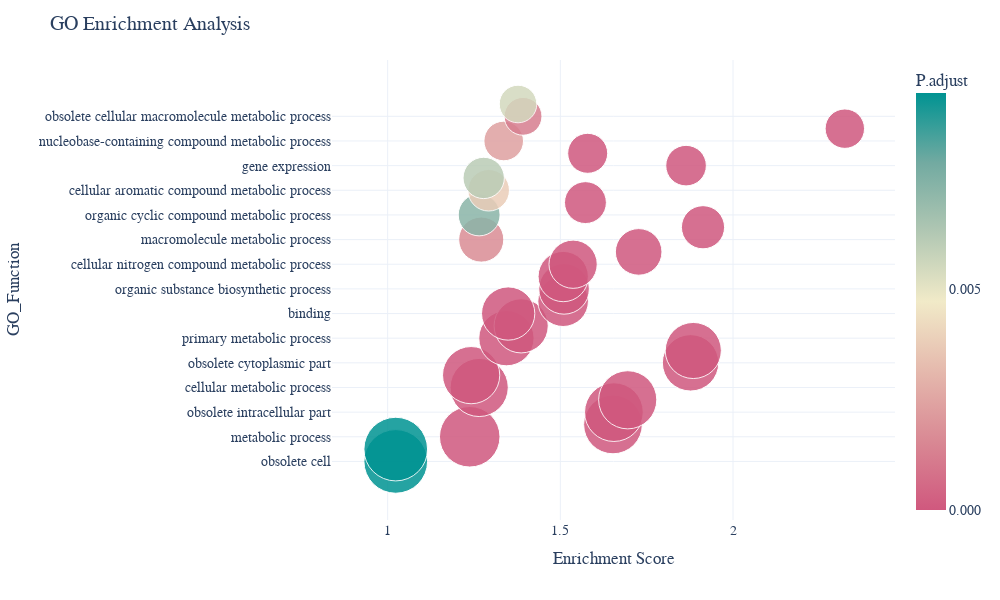

Notebook cell for this chart:
### Code cell
# fig1 = BubbleChart(df_BubbleChart.iloc[0:30, :])
fig1 = BubbleChart(df_BubbleChart, 30)

### Figure 1 — Plotly figure (JSON) as saved in the notebook; plotly's stock layout.template omitted (floating-point values rounded to 4 significant figures)
{"data": [{"customdata": [["GO:0005623", 261, 0.009447], ["GO:0044464", 261, 0.009447], ["GO:0008152", 236, 3.44e-10], ["GO:0005622", 222, 0], ["GO:0044424", 222, 0], ["GO:0005737", 218, 0], ["GO:0044237", 218, 7.59e-09], ["GO:0071704", 211, 2.38e-07], ["GO:0044444", 205, 0], ["GO:0005829", 203, 0], ["GO:0044238", 197, 1.61e-09], ["GO:0006807", 189, 4.21e-10], ["GO:0005488", 183, 2.77e-08], ["GO:0009058", 165, 5.04e-11], ["GO:1901576", 165, 5.02e-11], ["GO:0044249", 163, 8.29e-11], ["GO:0034641", 150, 4.25e-10], ["GO:1901564", 140, 2.88e-13], ["GO:0043170", 131, 0.001659], ["GO:0044271", 120, 9.68e-14], ["GO:1901360", 113, 0.007273], ["GO:0009059", 113, 1.77e-07], ["GO:0006725", 111, 0.003776], ["GO:0046483", 110, 0.006069], ["GO:0010467", 106, 4.66e-11], ["GO:0044281", 103, 8.96e-07], ["GO:0006139", 101, 0.002367], ["GO:1901566", 100, 0], ["GO:0044260", 92, 0.001205], ["GO:1901363", 91, 0.005473]], "hovertemplate": "<b>%{hovertext}</b><br><br>Enrichment Score=%{x}<br>GO_Function=%{y}<br>Counts=%{customdata[1]}<br>GO_ID=%{customdata[0]}<br>P.adjust=%{marker.color}<extra></extra>", "hovertext": ["Cellular component", "Cellular component", "Biological process", "Cellular component", "Cellular component", "Cellular component", "Biological process", "Biological process", "Cellular component", "Cellular component", "Biological process", "Biological process", "Molecular function", "Biological process", "Biological process", "Biological process", "Biological process", "Biological process", "Biological process", "Biological process", "Biological process", "Biological process", "Biological process", "Biological process", "Biological process", "Biological process", "Biological process", "Biological process", "Biological process", "Molecular function"], "legendgroup": "", "marker": {"color": [0.009447, 0.009447, 3.44e-10, 0, 0, 0, 7.59e-09, 2.38e-07, 0, 0, 1.61e-09, 4.21e-10, 2.77e-08, 5.04e-11, 5.02e-11, 8.29e-11, 4.25e-10, 2.88e-13, 0.001659, 9.68e-14, 0.007273, 1.77e-07, 0.003776, 0.006069, 4.66e-11, 8.96e-07, 0.002367, 0, 0.001205, 0.005473], "coloraxis": "coloraxis", "opacity": 0.85, "size": [261, 261, 236, 222, 222, 218, 218, 211, 205, 203, 197, 189, 183, 165, 165, 163, 150, 140, 131, 120, 113, 113, 111, 110, 106, 103, 101, 100, 92, 91], "sizemode": "area", "sizeref": 0.1289, "symbol": "circle"}, "mode": "markers", "name": "", "orientation": "h", "showlegend": false, "type": "scatter", "x": [1.023, 1.023, 1.238, 1.652, 1.655, 1.695, 1.265, 1.242, 1.877, 1.885, 1.344, 1.387, 1.349, 1.508, 1.511, 1.508, 1.537, 1.727, 1.271, 1.913, 1.265, 1.573, 1.293, 1.278, 1.864, 1.579, 1.336, 2.324, 1.392, 1.378], "xaxis": "x", "y": ["obsolete cell", "obsolete cell part", "metabolic process", "intracellular anatomical structure", "obsolete intracellular part", "cytoplasm", "cellular metabolic process", "organic substance metabolic process", "obsolete cytoplasmic part", "cytosol", "primary metabolic process", "nitrogen compound metabolic process", "binding", "biosynthetic process", "organic substance biosynthetic process", "cellular biosynthetic process", "cellular nitrogen compound metabolic process", "organonitrogen compound metabolic process", "macromolecule metabolic process", "cellular nitrogen compound biosynthetic process", "organic cyclic compound metabolic process", "macromolecule biosynthetic process", "cellular aromatic compound metabolic process", "heterocycle metabolic process", "gene expression", "small molecule metabolic process", "nucleobase-containing compound metabolic process", "organonitrogen compound biosynthetic process", "obsolete cellular macromolecule metabolic process", "heterocyclic compound binding"], "yaxis": "y"}], "layout": {"coloraxis": {"colorbar": {"dtick": 0.005, "tickformat": ".3f", "title": {"text": "P.adjust"}}, "colorscale": [[0, "rgb(208, 88, 126)"], [0.1667, "rgb(217, 137, 148)"], [0.3333, "rgb(229, 185, 173)"], [0.5, "rgb(241, 234, 200)"], [0.6667, "rgb(177, 199, 179)"], [0.8333, "rgb(114, 170, 161)"], [1, "rgb(0, 147, 146)"]]}, "font": {"family": "Arial", "size": 14}, "height": 600, "legend": {"itemsizing": "constant", "tracegroupgap": 0}, "margin": {"t": 60}, "title": {"text": "GO Enrichment Analysis"}, "width": 1000, "xaxis": {"anchor": "y", "domain": [0, 1], "title": {"text": "Enrichment Score"}}, "yaxis": {"anchor": "x", "domain": [0, 1], "title": {"text": "GO_Function"}}}}
